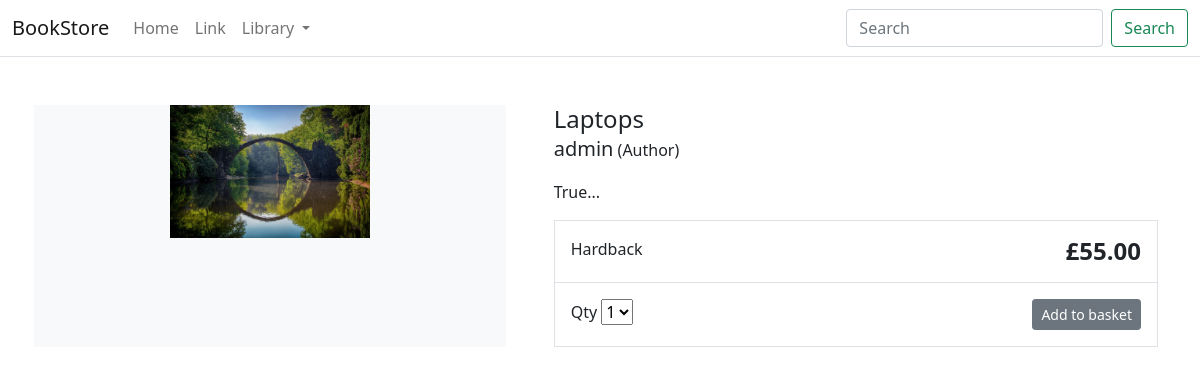
Page /item/laptops/ on the committed database.
### store/models.py (models this page shows, shortened)
class Product(models.Model):
    category=models.ForeignKey(Category, related_name='product', on_delete=models.CASCADE)
    created_by=models.ForeignKey(User, on_delete=models.CASCADE, related_name='product_creator')
    title=models.CharField(max_length=255)
    author=models.CharField(max_length=255, default='admin')
    description=models.TextField(default=True)
    image=models.ImageField(upload_to='image/')
    slug=models.SlugField(max_length=255)
    price=models.DecimalField(max_digits=4, decimal_places=2)
    in_stock=models.BooleanField(default=True)
    is_active=models.BooleanField(default=True)
    created=models.DateTimeField(auto_now_add=True)
    updated=models.DateTimeField(auto_now=True)
    class Meta:
        verbose_name_plural='Products'
        ordering=('-created',)

### store/views.py (the view)
# urls.py: path('item/<slug:slug>/', views.product_detail, name='product_detail'),
def product_detail(request, slug):
    product=get_object_or_404(Product, slug=slug, in_stock=True)
    return render(request, 'store/products/detail.html', {'product':product})

### store/models.py (called while the page is built)
    def get_absolute_url(self):
        return reverse('store:category_list', args=[self.slug])

### store/views.py (called while the page is built)
def categories(request):
    return{
        'categories':Category.objects.all()
    }

### templates/store/products/detail.html (shortened to what this page needs)
{% extends "store/base.html" %}
{% load static %}
{% block content %}
<div class="container">
    <main class="pt-5">
        <div class="row g-3">
            <div class="col-md-5 col-lg-5 order-md-first bg-light">
                <img class="img-fluid mx-auto d-block" width="200px" alt="Responsive image" src="{{ product.image.url }}">
            </div>
            <div class="col-md-7 col-lg-7 ps-md-3 ps-lg-5">
                <h1 class="mb-0 h4">{{ product.title }}</h1>
                <p><span class="lead">{{ product.author }}</span> (Author)</p>
                <p>{{ product.description|slice:":355" }}...</p>
                <div class="border">
                    <div class="col border-bottom">
                        <div class="row p-3">
                            <div class="col-6">Hardback</div>
                            <div class="col-6 text-end"><span class="h4 fw-bold">£{{ product.price }}</span></div>
                        </div>
                    </div>
                    <div class="col">
                        <div class="row p-3">
                            <div class="col-6">
                                <label for="select">Qty</label>
                                <select id="select">
                                    <option value="">1</option>
                                </select>
                            </div>
                            <div class="col-6 text-end"><button type="button" class="btn btn-secondary btn-sm">Add to
                                    basket</button></div>
                        </div>
                    </div>
                </div>
            </div>
        </div>
    </main>
</div>
{% endblock %}

### rows in the picture
Product: image (picture), title "Laptops", author "admin", description "True", price "55.00"
